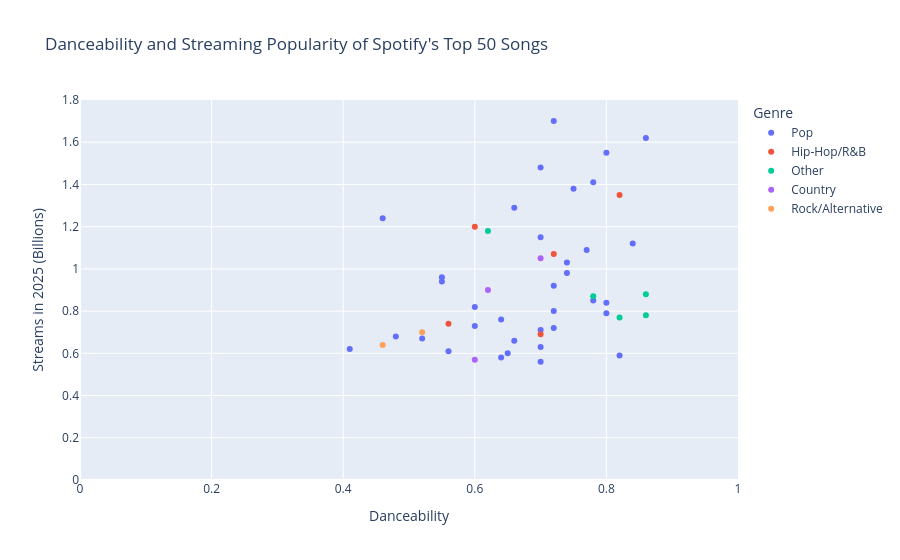

This figure's notebook cell:
### Markdown cell above
## 13. Create the first static Plotly figure

Build the first figure before placing it in Dash. Give it a descriptive title and human-readable axis and legend labels.

### Code cell
fig1 = px.scatter(
    analysis,
    x="danceability",
    y="streams_2025_billions",
    color="genre_group",
    hover_name="song_title",
    title="Danceability and Streaming Popularity of Spotify's Top 50 Songs",
    labels={
        "danceability": "Danceability",
        "streams_2025_billions": "Streams in 2025 (Billions)",
        "genre_group": "Genre"
    }
)

fig1.update_xaxes(range=[0, 1])
fig1.update_yaxes(range=[0, 1.8])

fig1.show()

### Figure 1 — Plotly figure (JSON) as saved in the notebook; plotly's stock layout.template omitted (floating-point values rounded to 4 significant figures)
{"data": [{"hovertemplate": "<b>%{hovertext}</b><br><br>Genre=Pop<br>Danceability=%{x}<br>Streams in 2025 (Billions)=%{y}<extra></extra>", "hovertext": ["Die With A Smile", "APT.", "Espresso", "Please Please Please", "Taste", "Birds Of A Feather", "Good Luck, Babe!", "Beautiful Things", "Lunch", "Boom Boom Boom Boom", "Million Dollar Baby", "I Had Some Help", "Flowers", "Cruel Summer", "Fortnight", "Levii's Jeans", "Lovin On Me", "Baile Inolvidable", "LTME Post", "Bed Chem", "Exes", "I Can Do It With A Broken Heart", "WILDFLOWER", "Pink Pony Club", "Femininomenon", "we can't be friends", "Vampire", "Stumblin' In", "Pretty Girl", "Running Up That Hill", "good 4 u", "Shake It Off", "Espresso (Remix)", "That's So True", "Azizam"], "legendgroup": "Pop", "marker": {"color": "#636efa", "symbol": "circle"}, "mode": "markers", "name": "Pop", "orientation": "v", "showlegend": true, "type": "scatter", "x": [0.72, 0.86, 0.8, 0.7, 0.78, 0.75, 0.66, 0.46, 0.7, 0.84, 0.77, 0.74, 0.74, 0.55, 0.55, 0.72, 0.78, 0.8, 0.6, 0.72, 0.8, 0.64, 0.6, 0.72, 0.7, 0.48, 0.52, 0.66, 0.7, 0.41, 0.56, 0.65, 0.82, 0.64, 0.7], "xaxis": "x", "y": [1.7, 1.62, 1.55, 1.48, 1.41, 1.38, 1.29, 1.24, 1.15, 1.12, 1.09, 1.03, 0.98, 0.96, 0.94, 0.92, 0.85, 0.84, 0.82, 0.8, 0.79, 0.76, 0.73, 0.72, 0.71, 0.68, 0.67, 0.66, 0.63, 0.62, 0.61, 0.6, 0.59, 0.58, 0.56], "yaxis": "y"}, {"hovertemplate": "<b>%{hovertext}</b><br><br>Genre=Hip-Hop/R&B<br>Danceability=%{x}<br>Streams in 2025 (Billions)=%{y}<extra></extra>", "hovertext": ["Not Like Us", "Lose Control", "Sticky", "luther", "Like That"], "legendgroup": "Hip-Hop/R&B", "marker": {"color": "#EF553B", "symbol": "circle"}, "mode": "markers", "name": "Hip-Hop/R&B", "orientation": "v", "showlegend": true, "type": "scatter", "x": [0.82, 0.6, 0.72, 0.56, 0.7], "xaxis": "x", "y": [1.35, 1.2, 1.07, 0.74, 0.69], "yaxis": "y"}, {"hovertemplate": "<b>%{hovertext}</b><br><br>Genre=Other<br>Danceability=%{x}<br>Streams in 2025 (Billions)=%{y}<extra></extra>", "hovertext": ["Too Sweet", "Gata Only", "Tusa", "Jump", "Water"], "legendgroup": "Other", "marker": {"color": "#00cc96", "symbol": "circle"}, "mode": "markers", "name": "Other", "orientation": "v", "showlegend": true, "type": "scatter", "x": [0.62, 0.86, 0.78, 0.86, 0.82], "xaxis": "x", "y": [1.18, 0.88, 0.87, 0.78, 0.77], "yaxis": "y"}, {"hovertemplate": "<b>%{hovertext}</b><br><br>Genre=Country<br>Danceability=%{x}<br>Streams in 2025 (Billions)=%{y}<extra></extra>", "hovertext": ["A Bar Song (Tipsy)", "Texas Hold 'Em", "Bodyguard"], "legendgroup": "Country", "marker": {"color": "#ab63fa", "symbol": "circle"}, "mode": "markers", "name": "Country", "orientation": "v", "showlegend": true, "type": "scatter", "x": [0.7, 0.62, 0.6], "xaxis": "x", "y": [1.05, 0.9, 0.57], "yaxis": "y"}, {"hovertemplate": "<b>%{hovertext}</b><br><br>Genre=Rock/Alternative<br>Danceability=%{x}<br>Streams in 2025 (Billions)=%{y}<extra></extra>", "hovertext": ["End Of Beginning", "Yellow"], "legendgroup": "Rock/Alternative", "marker": {"color": "#FFA15A", "symbol": "circle"}, "mode": "markers", "name": "Rock/Alternative", "orientation": "v", "showlegend": true, "type": "scatter", "x": [0.52, 0.46], "xaxis": "x", "y": [0.7, 0.64], "yaxis": "y"}], "layout": {"legend": {"title": {"text": "Genre"}, "tracegroupgap": 0}, "title": {"text": "Danceability and Streaming Popularity of Spotify's Top 50 Songs"}, "xaxis": {"anchor": "y", "domain": [0, 1], "range": [0, 1], "title": {"text": "Danceability"}}, "yaxis": {"anchor": "x", "domain": [0, 1], "range": [0, 1.8], "title": {"text": "Streams in 2025 (Billions)"}}}}
